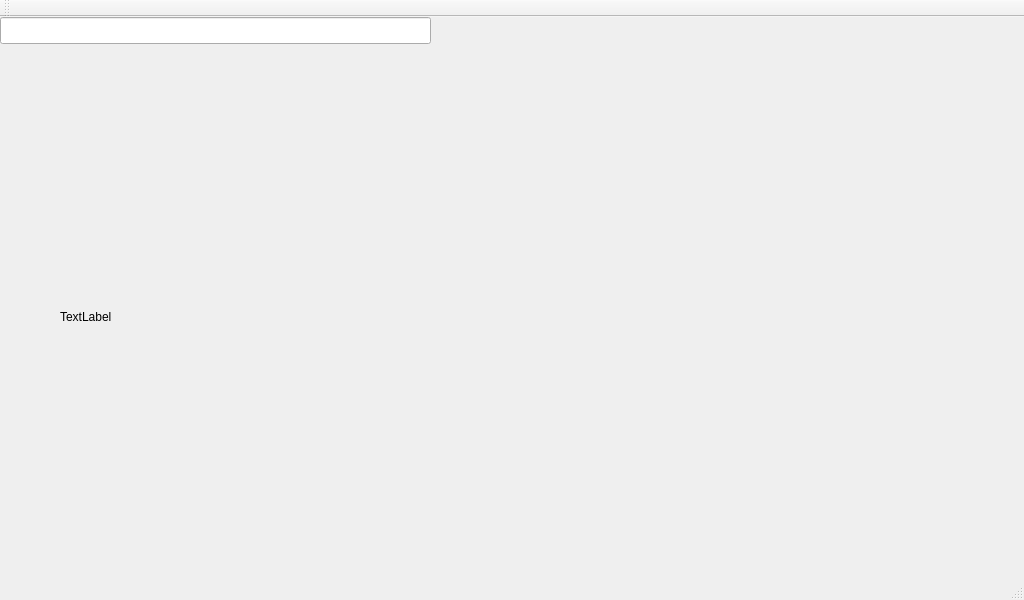
<?xml version="1.0" encoding="UTF-8"?>
<ui version="4.0">
 <class>MainWindow</class>
 <widget class="QMainWindow" name="MainWindow">
  <property name="geometry">
   <rect>
    <x>0</x>
    <y>0</y>
    <width>1024</width>
    <height>600</height>
   </rect>
  </property>
  <property name="windowTitle">
   <string>MainWindow</string>
  </property>
  <widget class="QWidget" name="centralWidget">
   <widget class="QLabel" name="label">
    <property name="geometry">
     <rect>
      <x>60</x>
      <y>60</y>
      <width>640</width>
      <height>480</height>
     </rect>
    </property>
    <property name="text">
     <string>TextLabel</string>
    </property>
   </widget>
   <widget class="QLineEdit" name="lineEdit">
    <property name="geometry">
     <rect>
      <x>0</x>
      <y>0</y>
      <width>431</width>
      <height>27</height>
     </rect>
    </property>
   </widget>
  </widget>
  <widget class="QMenuBar" name="menuBar">
   <property name="geometry">
    <rect>
     <x>0</x>
     <y>0</y>
     <width>1024</width>
     <height>28</height>
    </rect>
   </property>
  </widget>
  <widget class="QToolBar" name="mainToolBar">
   <attribute name="toolBarArea">
    <enum>TopToolBarArea</enum>
   </attribute>
   <attribute name="toolBarBreak">
    <bool>false</bool>
   </attribute>
  </widget>
  <widget class="QStatusBar" name="statusBar"/>
 </widget>
 <layoutdefault spacing="6" margin="11"/>
 <resources/>
 <connections/>
</ui>
